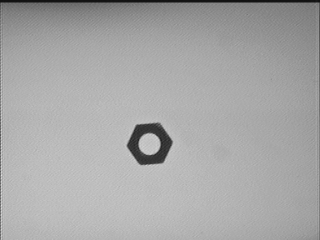
//> input picture AOI/x64/Debug/data/nut/tuerca_0000.pgm, 320 x 240 px
$ ./main ../x64/Debug/data/nut/tuerca_0000.pgm 3   (built with g++ and OpenCV 4)
//> lines starting //> are read from the running program, lines starting //| are printed output that depends on the picture; after the words box and inside, x2 and y2 are one past the last pixel; in counts of white or black regions, pixels touching at a corner belong together
### AOI/AOI_PDI/utils/MultipleImageWindow.h
/**
 * Mutliple Image Window
 *
 * This class create a window with multiple images showed on it
 * in a grid with optional titles each one
 *
 * @author: David Millan Escriva
 * @email: david.millan@damiles.com
 *
 */

#ifndef MIW_h
#define MIW_h

#include <string>
#include <iostream>
using namespace std;

// OpenCV includes
#include "opencv2/imgproc.hpp"
#include "opencv2/highgui.hpp"
using namespace cv;

class MultipleImageWindow
{
public:
    /**
     * Constructor
     * Create new window with a max of cols*row images
     *
     * @param string window_title
     * @param int cols number of cols
     * @param int rows number of rows
     * @param int flags see highgui window documentation
     */
    MultipleImageWindow(string window_title, int cols, int rows, int flags);

    /**
     * Add new image to stack of window
     * @param Mat image
     * @param string title caption of image to show
     * @return int position of image in stack
     */
    int addImage(string title, Mat image, bool render = false);

    /**
     * Remove a image from position n
     */
    void removeImage(int pos);

    /**
     * Render/redraw/update window
     */
    void render();

private:
    int cols;
    int rows;
    int canvas_width;
    int canvas_height;
    string window_title;
    vector<string> titles;
    vector<Mat> images;
    Mat canvas;
};

#endif

### AOI/AOI_PDI/utils/MultipleImageWindow.cpp
#include "MultipleImageWindow.h"

MultipleImageWindow::MultipleImageWindow(string window_title, int cols, int rows, int flags)
{
    this->window_title = window_title;
    this->cols = cols;
    this->rows = rows;
    namedWindow(window_title, flags);
    // ToDo: detect resolution of desktop and show fullresolution canvas
    this->canvas_width = 1200;
    this->canvas_height = 700;
    this->canvas = Mat(this->canvas_height, this->canvas_width, CV_8UC3);
    imshow(this->window_title, this->canvas);
}

int MultipleImageWindow::addImage(string title, Mat image, bool render)
{
    this->titles.push_back(title);
    this->images.push_back(image);
    if (render)
        this->render();
    return this->images.size() - 1;
}

// [5 lines left out: function removeImage, not called in this run]

void MultipleImageWindow::render()
{
    // Clean our canvas
    this->canvas.setTo(Scalar(20, 20, 20));
    // width and height of cell. add 10 px of padding between images
    int cell_width = (canvas_width / cols);
    int cell_height = (canvas_height / rows);
    int margin = 10;
    int max_images = (this->images.size() > cols * rows) ? cols * rows : this->images.size();
    int i = 0;
    vector<string>::iterator titles_it = this->titles.begin();
    for (vector<Mat>::iterator it = this->images.begin(); it != this->images.end(); ++it)
    {
        string title = *titles_it;
        int cell_x = (cell_width) * ((i) % cols);
        int cell_y = (cell_height)*floor((i) / (float)cols);
        Rect mask(cell_x, cell_y, cell_width, cell_height);
        // Draw a rectangle for each cell mat
        rectangle(canvas, Rect(cell_x, cell_y, cell_width, cell_height), Scalar(200, 200, 200), 1);
        // For each cell draw an image if exists
        Mat cell(this->canvas, mask);
        // resize image to cell size
        Mat resized;
        double cell_aspect = (double)cell_width / (double)cell_height;
        Mat img = *it;
        double img_aspect = (double)img.cols / (double)img.rows;
        double f = (cell_aspect < img_aspect) ? (double)cell_width / (double)img.cols : (double)cell_height / (double)img.rows;
        resize(img, resized, Size(0, 0), f, f);
        if (resized.channels() == 1)
        {
            cvtColor(resized, resized, COLOR_GRAY2BGR);
        }

        // Assign the image
        Mat sub_cell(this->canvas, Rect(cell_x, cell_y, resized.cols, resized.rows));
        resized.copyTo(sub_cell);
        putText(cell, title.c_str(), Point(20, 20), FONT_HERSHEY_SIMPLEX, 0.5, Scalar(200, 0, 0), 1, LINE_AA);
        i++;
        ++titles_it;
        if (i == max_images)
            break;
    }

    // show image
    imshow(this->window_title, this->canvas);
}

### AOI/AOI_PDI/main.cpp
// Arquivos de include do C++
#include <iostream>
#include <string>
#include <sstream>
#include <cmath>

// Arquivos de include do OpenCV
#include <opencv2/highgui.hpp>
#include <opencv2/imgproc.hpp>
#include <opencv2/core/utility.hpp>

#include "utils/MultipleImageWindow.h"
MultipleImageWindow *miw;

// Namespaces
using namespace std;
using namespace cv;

// Fun珲es do OpenCV para parsing de argumentos em linha de comando
// Palavras-chave aceitas pelo parser
const char *chavesM =
	{
		"{help h uso ?  |   | imprime esta mensagem}"
		"{@image        |   | Imagem a processar}"
		"{@lightPattern |   | Imagem com padrao de luz a aplicar na imagem de entrada}"
		"{lightMethod   | 1 | Metodo para remover a luz de fundo, 0 diferenca, 1 divisao}"
		"{segMethod     | 1 | Metodo para segmentar: 1 componentes conexas, 2 componentes conexas com estatisticas, 3 encontrar contornos}"};

static Scalar corAleatoria(RNG &rng)
{
	int icor = (unsigned)rng;

	return Scalar(icor & 255, (icor >> 8) & 255, (icor >> 16) & 255);
}

Mat thresholding(Mat img_sem_luz, int metodo_luz)
{
	// Segmenta玢o atrav閟 de binariza玢o
	Mat img_thr;

	if (metodo_luz != 2)
	{
		threshold(img_sem_luz, img_thr, 30, 255, THRESH_BINARY);
	}
	else
	{
		threshold(img_sem_luz, img_thr, 140, 255, THRESH_BINARY_INV);
	}

	return (img_thr);
}

// Calculate image pattern from an input image
Mat calculaPadraoLuz(Mat img)
{
	Mat padrao;
	// Basic and effective way to calculate the light pattern from one image
	blur(img, padrao, Size(img.cols / 3, img.cols / 3));

	return padrao;
}

Mat removeLuz(Mat img, Mat padrao, int metodo)
{
	Mat aux;

	// Metodo 1: normalizacao
	if (metodo == 1)
	{
		// Necessario mudar imagem para float 32 bits para divisao
		Mat img32, padrao32;
		img.convertTo(img32, CV_32F);
		padrao.convertTo(padrao32, CV_32F);

		// Divide imagem pelo padrao
		aux = 1 - (img32 / padrao32);

		// Escalona cores para converter para 8 bits
		aux *= 255;

		// Converte para formato 8 bits
		aux.convertTo(aux, CV_8U);
	}
	else
	{
		aux = padrao - img;
	}

	return aux;
}

Mat removeFundo(String arq_padrao_fundo, Mat img, int metodo_luz)
{
	// Carrega imagem
	Mat padrao_fundo = imread(arq_padrao_fundo, 0);

	if (padrao_fundo.data == NULL)
	{
		// Calcula padrao de luz
		padrao_fundo = calculaPadraoLuz(img);
	}
	medianBlur(padrao_fundo, padrao_fundo, 7);

	// Remove fundo
	Mat img_sem_fundo;
	img.copyTo(img_sem_fundo);
	if (metodo_luz != 2)
	{
		img_sem_fundo = removeLuz(img, padrao_fundo, metodo_luz);
	}

	miw->addImage("Fundo", padrao_fundo);
	//	imshow("Fundo", padrao_fundo);

	return img_sem_fundo;
}

Mat removeRuido(Mat imagem)
{
	// Remove ruido
	Mat img_sem_ruido;

	medianBlur(imagem, img_sem_ruido, 7);

	return img_sem_ruido;
}

void verificaNumObjDetectados(int num_objetos)
{
	// Verifica o numero de objetos detectados
	if (num_objetos < 2)
	{
		cout << "Nenhum objeto detectado" << endl;
		exit(0);
	}
	else
	{
		cout << "Numero de objetos detectados: " << (num_objetos - 1) << endl;
	}
}

Mat ComponentesConexas(Mat img)
{
	// Usa componentes conexas para segmentar partes da imagem
	Mat rotulos;
	int num_objetos = connectedComponents(img, rotulos);
	verificaNumObjDetectados(num_objetos);

	// Cria imagem de sa韉a colorindo objetos
	Mat resultado = Mat::zeros(img.rows, img.cols, CV_8UC3);
	RNG rng(0xFFFFFFFF);

	for (int i = 1; i < num_objetos; i++)
	{
		Mat mascara = (rotulos == i);
		resultado.setTo(corAleatoria(rng), mascara);
	}

	return resultado;
}

// [57 lines left out: functions ComponentesConexasComEstatisticas, EncontraContornos, not called in this run]

void mostraResultados(Mat entrada, Mat sem_ruido, Mat sem_fundo, Mat thr, Mat componentes)
{
	// Mostra imagens
	// imshow("Entrada", entrada);
	miw->addImage("Entrada", entrada);
	// imshow("Sem ruido", sem_ruido);
	miw->addImage("Entrada sem ruido", sem_ruido);
	// miw->addImage("Input without noise with box smooth", img_box_smooth);

	// imshow("Sem Fundo", sem_fundo);
	miw->addImage("Sem fundo", sem_fundo);

	// imshow("Threshold", thr);
	miw->addImage("Threshold (binarizacao)", thr);

	// imshow("Resultado", componentes);
	miw->addImage("Resultado", componentes);
	miw->render();
}

int main(int argc, const char **argv)
{
	CommandLineParser parser(argc, argv, chavesM);

	if (parser.has("help"))
	{
		parser.printMessage();
		return 0;
	}

	String img_arquivo = parser.get<String>(0);
	String arq_padrao_luz = parser.get<String>(1);
	int metodo_luz = parser.get<int>("lightMethod");
	int metodo_seg = parser.get<int>("segMethod");

	if (!parser.check())
	{
		parser.printErrors();
		return 0;
	}

	// Carrega imagem
	Mat img = imread(img_arquivo, 0);
//> img is the input picture: 240 rows x 320 cols, CV_8UC1; min 16, max 224, mean 166.9
	if (img.data == NULL)
	{
		cout << "Erro ao carregar imagem " << img_arquivo << endl;
		return 0;
	}

	// Cria janela para m鷏tiplas imagens
	miw = new MultipleImageWindow("Janela", 3, 2, WINDOW_AUTOSIZE);

	// Remove ruido
	Mat img_sem_ruido = removeRuido(img);

	// Remove fundo
	Mat img_sem_fundo = removeFundo(arq_padrao_luz, img_sem_ruido, metodo_luz);
//> 3 cannot be read in this run, so this picture is empty
//> in removeFundo, `medianBlur(padrao_fundo, padrao_fundo, 7);`: padrao_fundo: 240 rows x 320 cols, CV_8UC1; min 132, max 187, mean 167.2
//> in removeLuz, `aux = 1 - (img32 / padrao32);`:
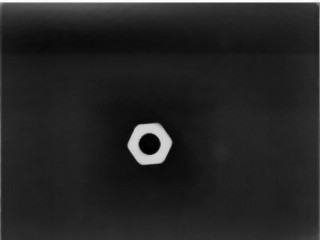
//> aux: 240 rows x 320 cols, CV_32FC1; min -0.145, max 0.877, mean 0.00379; drawn with min black and max white

	// Thresholding
	Mat img_thr = thresholding(img_sem_fundo, metodo_luz);
//> in thresholding, `threshold(img_sem_luz, img_thr, 30, 255, THRESH_BINARY);`:
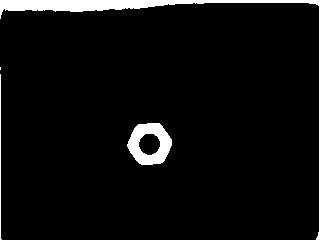
//> img_thr: 240 rows x 320 cols, CV_8UC1; 4.8% white; 4 white regions (1 under 20 px), largest, box (x1, y1, x2, y2) and area: (0, 0, 320, 240) 2425, (127, 123, 172, 165) 1110, (0, 74, 2, 240) 167

	// Componentes conexas
	Mat img_componentes;
	switch (metodo_seg)
	{
	case 1:
		img_componentes = ComponentesConexas(img_thr);
//> in ComponentesConexas, `int num_objetos = connectedComponents(img, rotulos);`:
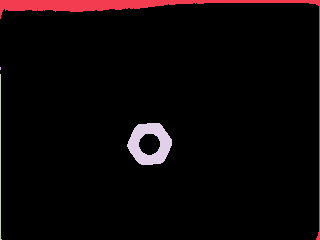
//> rotulos: 240 rows x 320 cols, CV_32SC1; 5 distinct labels, from 0 to 4; one colour per label, 0 black
//> in ComponentesConexas, `int num_objetos = connectedComponents(img, rotulos);`: num_objetos = 5
//| Numero de objetos detectados: 4
//> the loop in ComponentesConexas, `for (int i = 1; i < num_objetos; i++)` made 4 passes
//> icor in corAleatoria on passes 1 to 4: 130063606, -1291671899, -424946457, 1350273629
//> pass 2, in ComponentesConexas, `Mat mascara = (rotulos == i);`:
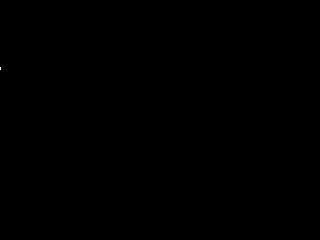
//> mascara: 240 rows x 320 cols, CV_8UC1; 0% white in thin lines or dots, all inside (x1, y1, x2, y2) = (0, 67, 1, 70)
//> pass 3, in ComponentesConexas, `Mat mascara = (rotulos == i);`:
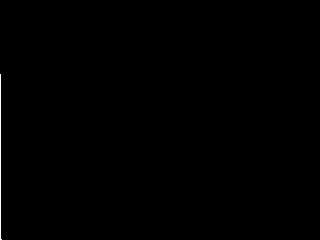
//> mascara: 240 rows x 320 cols, CV_8UC1; 0.22% white in thin lines or dots, all inside (x1, y1, x2, y2) = (0, 74, 2, 240)
//> after the loop in ComponentesConexas, `for (int i = 1; i < num_objetos; i++)`:
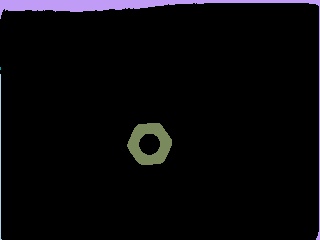
//> resultado: 240 rows x 320 cols, CV_8UC3; mean B, G, R 9.6, 7.4, 8.2
		break;
	case 2:
		img_componentes = ComponentesConexasComEstatisticas(img_thr);
		break;
	case 3:
		img_componentes = EncontraContornos(img_thr);
		break;
	}

	mostraResultados(img, img_sem_ruido, img_sem_fundo, img_thr, img_componentes);
//> in render, `int max_images = (this->images.size() > cols * rows) ? cols * rows : t..`: max_images = 6
//> the loop in render, `for (vector<Mat>::iterator it = this->images.begin(); it != this->imag..` made 6 passes
//> after the loop in render, `for (vector<Mat>::iterator it = this->images.begin(); it != this->imag..`:
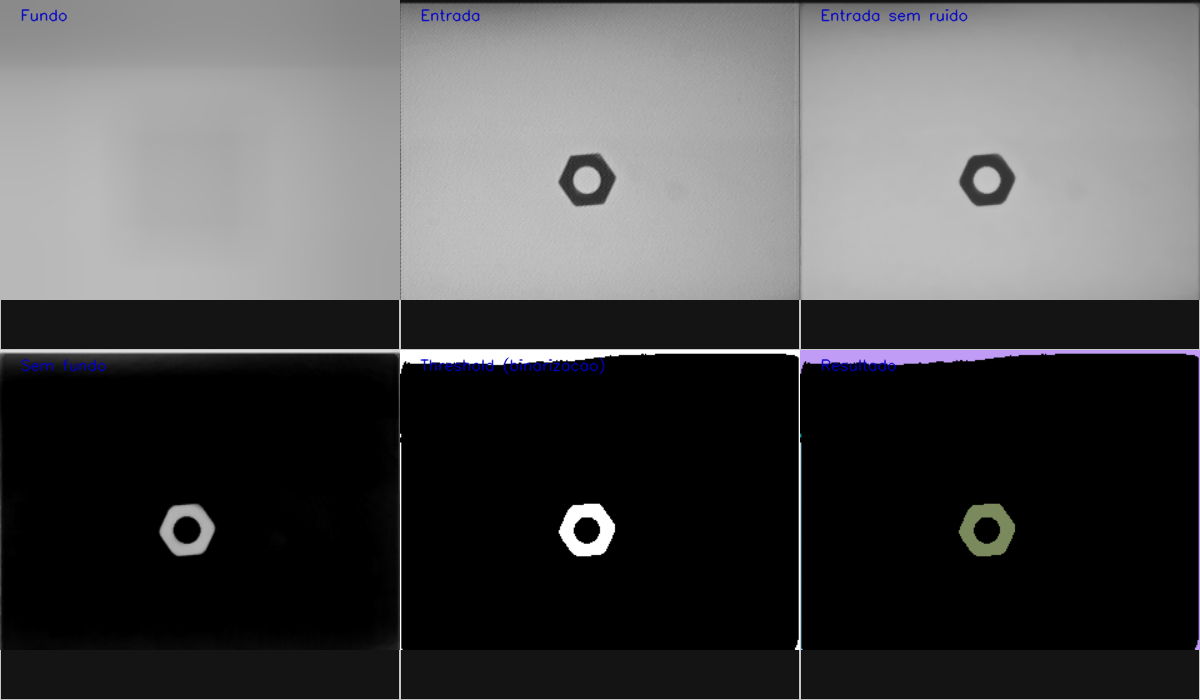
//> canvas: 700 rows x 1200 cols, CV_8UC3; mean B, G, R 79.5, 78.7, 78.8

	waitKey(0);
}

$ run again, on AOI/x64/Debug/data/nut/tuerca_0004.pgm
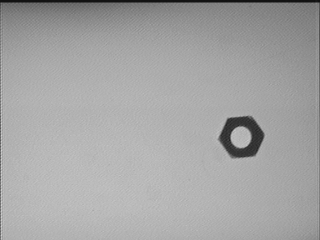
//> input picture AOI/x64/Debug/data/nut/tuerca_0004.pgm, 320 x 240 px
//> img is the input picture: 240 rows x 320 cols, CV_8UC1; min 16, max 212, mean 164
//> padrao_fundo: 240 rows x 320 cols, CV_8UC1; min 130, max 184, mean 164.2
//> img_thr: 240 rows x 320 cols, CV_8UC1; 4.9% white; 3 white regions, box (x1, y1, x2, y2) and area: (0, 0, 320, 240) 2451, (219, 116, 264, 158) 1148, (0, 56, 2, 240) 186
//> rotulos: 240 rows x 320 cols, CV_32SC1; 4 distinct labels, from 0 to 3
//> num_objetos = 4
//| Numero de objetos detectados: 3
//> the loop in ComponentesConexas, `for (int i = 1; i < num_objetos; i++)` made 3 passes
//> icor in corAleatoria on passes 1 to 3: 130063606, -1291671899, -424946457
//> after the loop in ComponentesConexas, `for (int i = 1; i < num_objetos; i++)`:
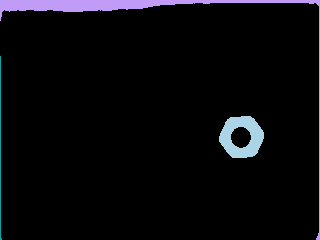
//> resultado: 240 rows x 320 cols, CV_8UC3; mean B, G, R 11.7, 8.5, 8.7
//> max_images = 6
//> the loop in render, `for (vector<Mat>::iterator it = this->images.begin(); it != this->imag..` made 6 passes
//> after the loop in render, `for (vector<Mat>::iterator it = this->images.begin(); it != this->imag..`:
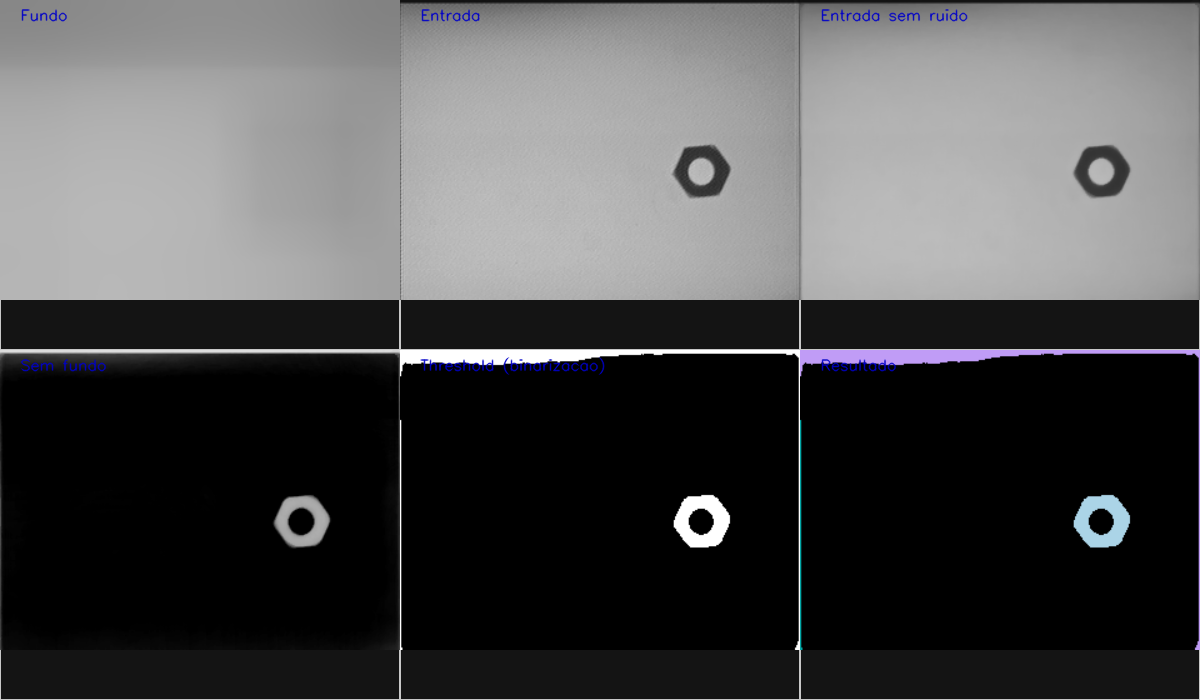
//> canvas: 700 rows x 1200 cols, CV_8UC3; mean B, G, R 78.5, 77.7, 77.7

$ run again, on AOI/x64/Debug/data/nut/tuerca_0005.pgm
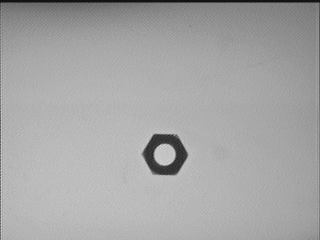
//> input picture AOI/x64/Debug/data/nut/tuerca_0005.pgm, 320 x 240 px
//> img is the input picture: 240 rows x 320 cols, CV_8UC1; min 16, max 215, mean 165.4
//> padrao_fundo: 240 rows x 320 cols, CV_8UC1; min 131, max 186, mean 165.7
//> img_thr: 240 rows x 320 cols, CV_8UC1; 4.8% white; 4 white regions (1 under 20 px), largest, box (x1, y1, x2, y2) and area: (0, 0, 320, 240) 2449, (142, 134, 188, 175) 1102, (0, 71, 1, 240) 169
//> rotulos: 240 rows x 320 cols, CV_32SC1; 5 distinct labels, from 0 to 4
//> num_objetos = 5
//| Numero de objetos detectados: 4
//> the loop in ComponentesConexas, `for (int i = 1; i < num_objetos; i++)` made 4 passes
//> icor in corAleatoria on passes 1 to 4: 130063606, -1291671899, -424946457, 1350273629
//> after the loop in ComponentesConexas, `for (int i = 1; i < num_objetos; i++)`:
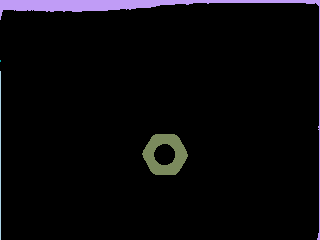
//> resultado: 240 rows x 320 cols, CV_8UC3; mean B, G, R 9.7, 7.4, 8.3
//> max_images = 6
//> the loop in render, `for (vector<Mat>::iterator it = this->images.begin(); it != this->imag..` made 6 passes
//> after the loop in render, `for (vector<Mat>::iterator it = this->images.begin(); it != this->imag..`:
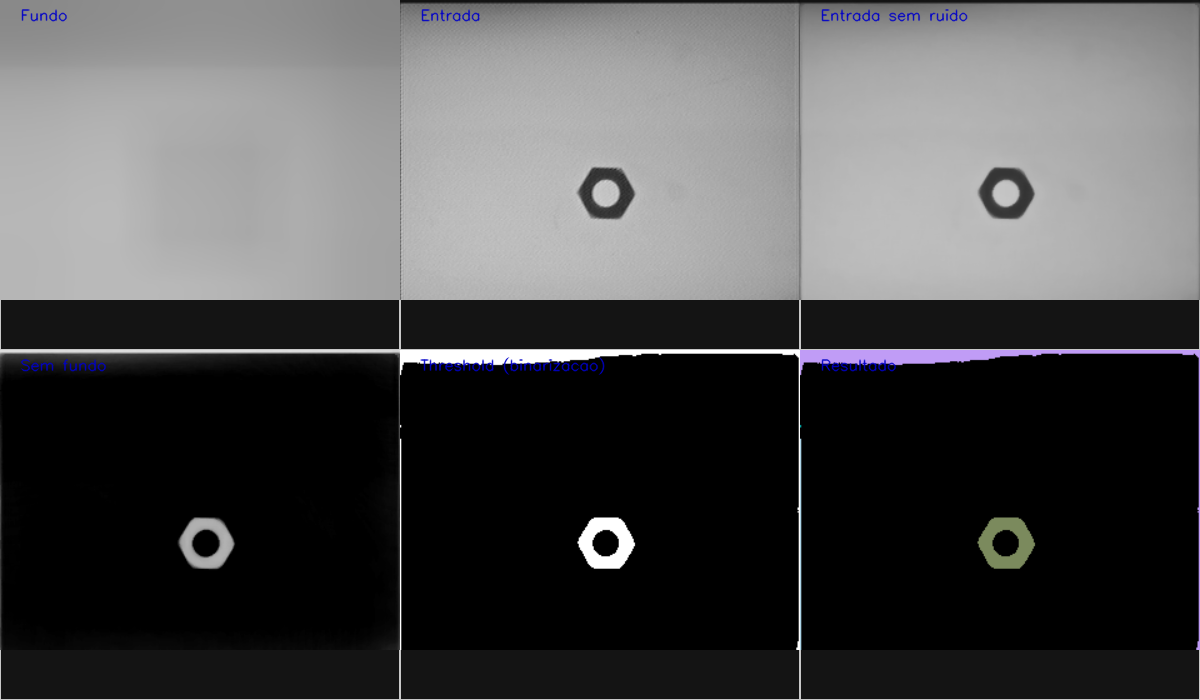
//> canvas: 700 rows x 1200 cols, CV_8UC3; mean B, G, R 78.8, 78.1, 78.2

$ run again, on AOI/x64/Debug/data/nut/tuerca_0006.pgm
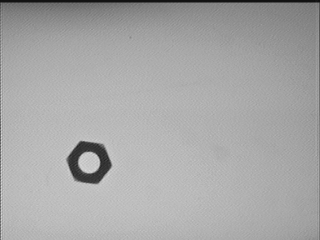
//> input picture AOI/x64/Debug/data/nut/tuerca_0006.pgm, 320 x 240 px
//> img is the input picture: 240 rows x 320 cols, CV_8UC1; min 16, max 222, mean 167
//> padrao_fundo: 240 rows x 320 cols, CV_8UC1; min 133, max 187, mean 167.3
//> img_thr: 240 rows x 320 cols, CV_8UC1; 4.8% white; 4 white regions (1 under 20 px), largest, box (x1, y1, x2, y2) and area: (0, 0, 320, 240) 2400, (67, 141, 112, 184) 1109, (0, 69, 1, 240) 171
//> rotulos: 240 rows x 320 cols, CV_32SC1; 5 distinct labels, from 0 to 4
//> num_objetos = 5
//| Numero de objetos detectados: 4
//> the loop in ComponentesConexas, `for (int i = 1; i < num_objetos; i++)` made 4 passes
//> icor in corAleatoria on passes 1 to 4: 130063606, -1291671899, -424946457, 1350273629
//> max_images = 6
//> the loop in render, `for (vector<Mat>::iterator it = this->images.begin(); it != this->imag..` made 6 passes
//> after the loop in render, `for (vector<Mat>::iterator it = this->images.begin(); it != this->imag..`:
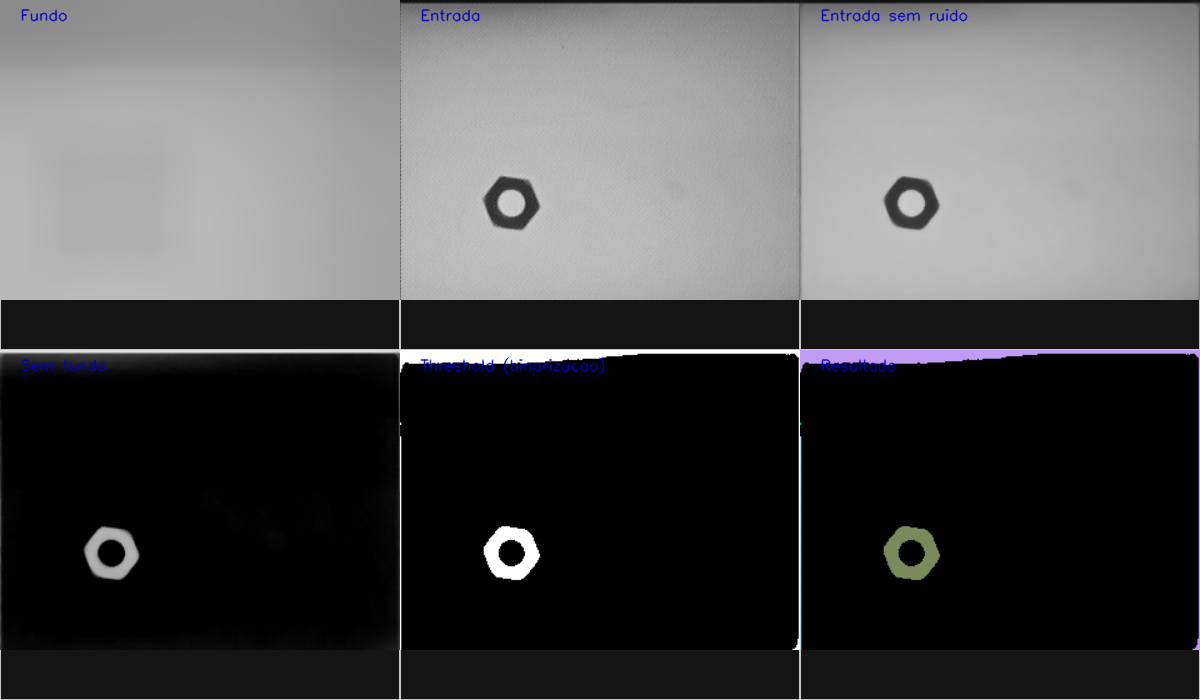
//> canvas: 700 rows x 1200 cols, CV_8UC3; mean B, G, R 79.5, 78.8, 78.9
